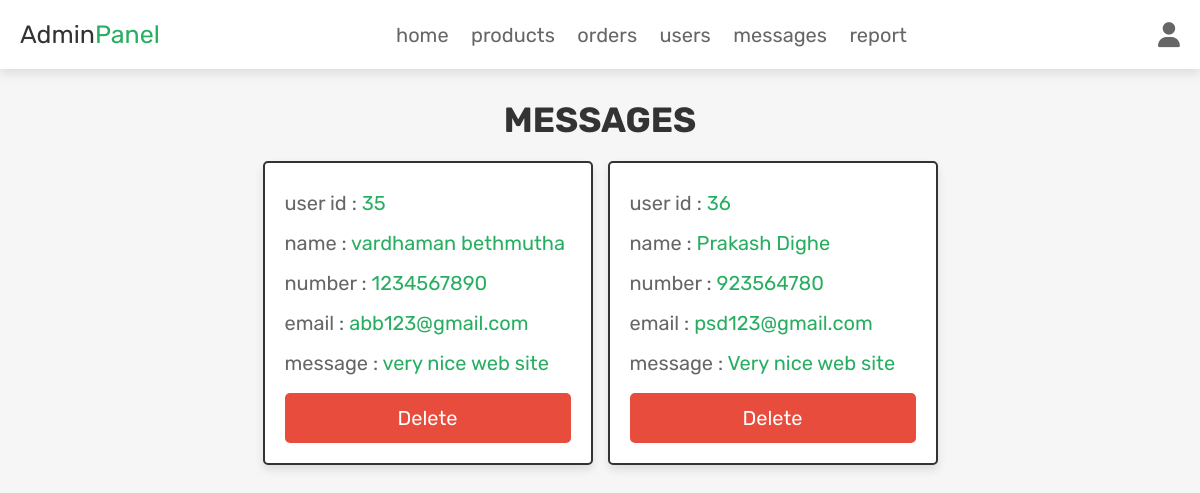
The page /admin_contacts.php (signed in) on the database its author committed.
### tables this page shows
CREATE TABLE `message` (
  `id` int(100) NOT NULL,
  `user_id` int(100) NOT NULL,
  `name` varchar(100) NOT NULL,
  `email` varchar(100) NOT NULL,
  `number` varchar(12) NOT NULL,
  `message` varchar(500) NOT NULL
);

### admin_contacts.php (the view, shortened to what this page needs)
<?php
@include 'config.php';
?>
<!DOCTYPE html>
<html lang="en">
<head>
   <link rel="stylesheet" href="https://cdnjs.cloudflare.com/ajax/libs/font-awesome/6.1.1/css/all.min.css">
   <link rel="stylesheet" href="css/admin_style.css">
</head>
<body>
<?php include 'admin_header.php'; ?>
<section class="messages">
   <h1 class="title">messages</h1>
   <div class="box-container">
   <?php
      $select_message = $conn->prepare("SELECT * FROM `message`");
      $select_message->execute();
      if($select_message->rowCount() > 0){
         while($fetch_message = $select_message->fetch(PDO::FETCH_ASSOC)){
   ?>
   <div class="box">
      <p> user id : <span><?= $fetch_message['user_id']; ?></span> </p>
      <p> name : <span><?= $fetch_message['name']; ?></span> </p>
      <p> number : <span><?= $fetch_message['number']; ?></span> </p>
      <p> email : <span><?= $fetch_message['email']; ?></span> </p>
      <p> message : <span><?= $fetch_message['message']; ?></span> </p>
      <a href="admin_contacts.php?delete=<?= $fetch_message['id']; ?>" onclick="return confirm('delete this message?');" class="delete-btn">delete</a>
   </div>
   <?php
         }
      }else{
         echo '<p class="empty">you have no messages!</p>';
      }
   ?>
   </div>
</section>
</body>
</html>

### css/admin_style.css (style rules this page uses)
.messages .box-container { display: grid; grid-template-columns: repeat(auto-fit, 33rem); gap:1.5rem; align-items: flex-start; justify-content:center; }
.messages .box-container .box { border:var(--border); box-shadow: var(--box-shadow); background-color: var(--white); border-radius: .5rem; padding:2rem; }
.messages .box-container .box p { line-height: 1.5; padding:.5rem 0; font-size: 2rem; color:var(--light-color); }
.messages .box-container .box p span { color:var(--green); }

### css/components.css (style rules this page uses)
:root { --green:#27ae60; --orange:#f39c12; --red:#e74c3c; --black:#333; --light-color:#666; --white:#fff; --light-bg:#f6f6f6; --border:.2rem solid var(--black); --box-shadow:0 .5rem 1rem rgba(0,0,0,.1); }
* { font-family: 'Rubik', sans-serif; margin:0; padding:0; box-sizing: border-box; outline: none; border:none; text-decoration: none; color:var(--black); }
body { background-color: var(--light-bg); }
html { font-size: 62.5%; overflow-x: hidden; scroll-behavior: smooth; scroll-padding-top: 6.5rem; }
section { padding:3rem 2rem; max-width: 1200px; margin:0 auto; }
.btn, .delete-btn, .option-btn { display: block; width: 100%; margin-top: 1rem; border-radius: .5rem; color:var(--white); font-size: 2rem; padding:1.3rem 3rem; text-transform: capitalize; cursor: pointer; text-align: center; }
.delete-btn { background-color: var(--red); }
.title { text-align: center; margin-bottom: 2rem; text-transform: uppercase; color:var(--black); font-size: 3.5rem; }

### rows shown on the page
message: user "35", name "vardhaman bethmutha", number "1234567890", email "abb123@gmail.com", message "very nice web site"
message: user "36", name "Prakash Dighe", number "923564780", email "psd123@gmail.com", message "Very nice web site"
